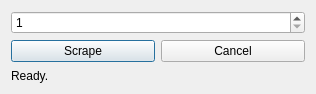
<?xml version="1.0" encoding="UTF-8"?>
<ui version="4.0">
 <class>LoadProxyDialog</class>
 <widget class="QDialog" name="LoadProxyDialog">
  <property name="geometry">
   <rect>
    <x>0</x>
    <y>0</y>
    <width>316</width>
    <height>94</height>
   </rect>
  </property>
  <property name="Scraping Selection" stdset="0">
   <string>Dialog</string>
  </property>
  <layout class="QGridLayout" name="gridLayout">
   <item row="1" column="0">
    <layout class="QHBoxLayout" name="horizontalLayout">
     <item>
      <widget class="QPushButton" name="cmdScrape">
       <property name="sizePolicy">
        <sizepolicy hsizetype="Expanding" vsizetype="Fixed">
         <horstretch>0</horstretch>
         <verstretch>0</verstretch>
        </sizepolicy>
       </property>
       <property name="text">
        <string>Scrape</string>
       </property>
      </widget>
     </item>
     <item>
      <widget class="QPushButton" name="cmdCancel">
       <property name="sizePolicy">
        <sizepolicy hsizetype="Expanding" vsizetype="Fixed">
         <horstretch>0</horstretch>
         <verstretch>0</verstretch>
        </sizepolicy>
       </property>
       <property name="text">
        <string>Cancel</string>
       </property>
      </widget>
     </item>
    </layout>
   </item>
   <item row="0" column="0">
    <widget class="QSpinBox" name="spinAmount">
     <property name="minimum">
      <number>1</number>
     </property>
     <property name="maximum">
      <number>100</number>
     </property>
     <property name="value">
      <number>1</number>
     </property>
     <property name="displayIntegerBase">
      <number>10</number>
     </property>
    </widget>
   </item>
   <item row="2" column="0">
    <widget class="QLabel" name="lbl_loading">
     <property name="sizePolicy">
      <sizepolicy hsizetype="Minimum" vsizetype="Minimum">
       <horstretch>0</horstretch>
       <verstretch>0</verstretch>
      </sizepolicy>
     </property>
     <property name="text">
      <string>Ready.</string>
     </property>
    </widget>
   </item>
  </layout>
 </widget>
 <resources/>
 <connections/>
</ui>
